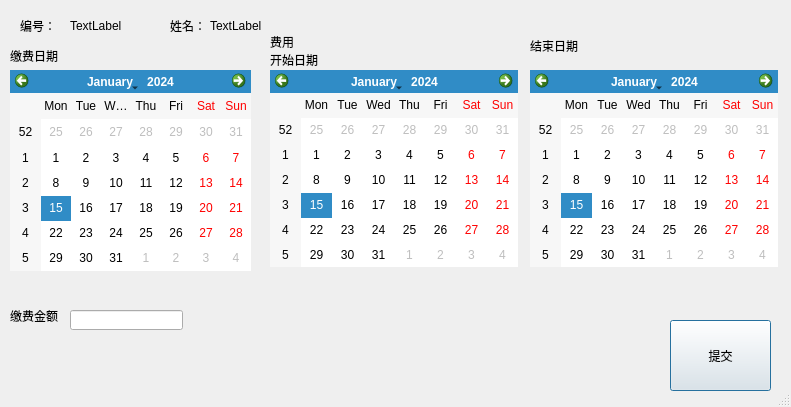
<?xml version="1.0" encoding="UTF-8"?>
<ui version="4.0">
 <class>wy_jiaofei</class>
 <widget class="QDialog" name="wy_jiaofei">
  <property name="geometry">
   <rect>
    <x>0</x>
    <y>0</y>
    <width>791</width>
    <height>407</height>
   </rect>
  </property>
  <property name="windowTitle">
   <string>Dialog</string>
  </property>
  <property name="sizeGripEnabled">
   <bool>true</bool>
  </property>
  <property name="modal">
   <bool>true</bool>
  </property>
  <widget class="QLabel" name="label">
   <property name="geometry">
    <rect>
     <x>20</x>
     <y>10</y>
     <width>41</width>
     <height>31</height>
    </rect>
   </property>
   <property name="text">
    <string>编号：</string>
   </property>
  </widget>
  <widget class="QLabel" name="label_2">
   <property name="geometry">
    <rect>
     <x>70</x>
     <y>20</y>
     <width>54</width>
     <height>12</height>
    </rect>
   </property>
   <property name="text">
    <string>TextLabel</string>
   </property>
  </widget>
  <widget class="QLabel" name="label_3">
   <property name="geometry">
    <rect>
     <x>170</x>
     <y>10</y>
     <width>31</width>
     <height>31</height>
    </rect>
   </property>
   <property name="text">
    <string>姓名：</string>
   </property>
  </widget>
  <widget class="QLabel" name="label_4">
   <property name="geometry">
    <rect>
     <x>210</x>
     <y>20</y>
     <width>54</width>
     <height>12</height>
    </rect>
   </property>
   <property name="text">
    <string>TextLabel</string>
   </property>
  </widget>
  <widget class="QLabel" name="label_5">
   <property name="geometry">
    <rect>
     <x>10</x>
     <y>50</y>
     <width>54</width>
     <height>12</height>
    </rect>
   </property>
   <property name="text">
    <string>缴费日期</string>
   </property>
  </widget>
  <widget class="QLabel" name="label_6">
   <property name="geometry">
    <rect>
     <x>530</x>
     <y>40</y>
     <width>54</width>
     <height>12</height>
    </rect>
   </property>
   <property name="text">
    <string>结束日期</string>
   </property>
  </widget>
  <widget class="QLineEdit" name="lineEdit">
   <property name="geometry">
    <rect>
     <x>70</x>
     <y>310</y>
     <width>113</width>
     <height>20</height>
    </rect>
   </property>
  </widget>
  <widget class="QLabel" name="label_7">
   <property name="geometry">
    <rect>
     <x>10</x>
     <y>310</y>
     <width>54</width>
     <height>12</height>
    </rect>
   </property>
   <property name="text">
    <string>缴费金额</string>
   </property>
  </widget>
  <widget class="QPushButton" name="pushButton">
   <property name="geometry">
    <rect>
     <x>670</x>
     <y>320</y>
     <width>101</width>
     <height>71</height>
    </rect>
   </property>
   <property name="text">
    <string>提交</string>
   </property>
  </widget>
  <widget class="QCalendarWidget" name="calendarWidget">
   <property name="geometry">
    <rect>
     <x>270</x>
     <y>70</y>
     <width>248</width>
     <height>197</height>
    </rect>
   </property>
  </widget>
  <widget class="QCalendarWidget" name="calendarWidget_2">
   <property name="geometry">
    <rect>
     <x>530</x>
     <y>70</y>
     <width>248</width>
     <height>197</height>
    </rect>
   </property>
  </widget>
  <widget class="QLabel" name="label_8">
   <property name="geometry">
    <rect>
     <x>270</x>
     <y>30</y>
     <width>71</width>
     <height>41</height>
    </rect>
   </property>
   <property name="text">
    <string>费用
开始日期</string>
   </property>
  </widget>
  <widget class="QCalendarWidget" name="calendarWidget_3">
   <property name="geometry">
    <rect>
     <x>10</x>
     <y>70</y>
     <width>241</width>
     <height>201</height>
    </rect>
   </property>
  </widget>
 </widget>
 <resources/>
 <connections/>
</ui>
